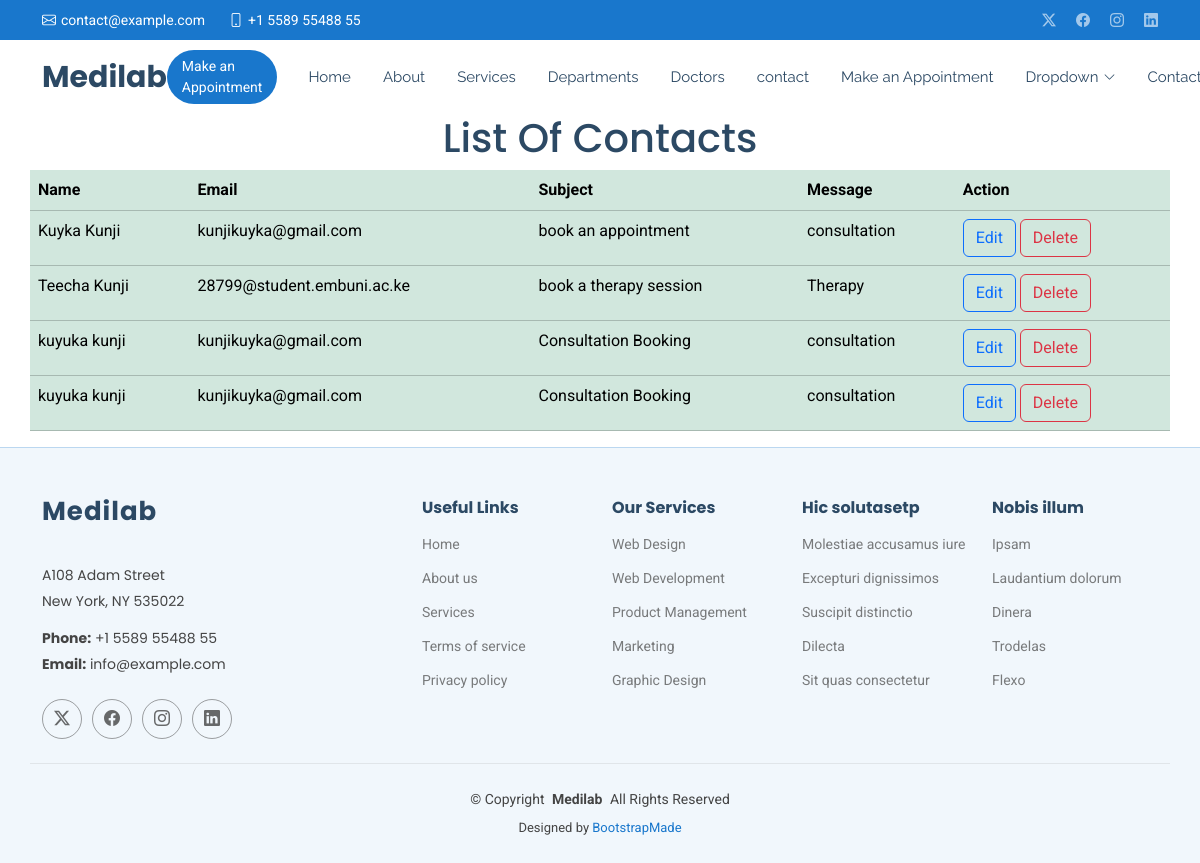
The app's page /display/ with its own data.
### myapp/models.py (models this page shows, shortened)
class Contact(models.Model):
    name = models.CharField(max_length=80)
    email = models.EmailField()
    subject = models.CharField(max_length=80)
    message = models.TextField()

### myapp/views.py (the view)
# urls.py: path('display/', views.display, name='display'),
def display(request):
    all = Contact.objects.all()
    return render(request, 'display.html', {'all': all})

### templates/display.html
{% extends 'starter-page.html' %}
{% load static %}
{% block content %}
    <h1 class="text-center">List Of Contacts</h1>
    <table class="table table-success container">
    <tr>
        <th>Name</th>
        <th>Email</th>
        <th>Subject</th>
        <th>Message</th>
        <th>Action</th>
    </tr>
    {% for contact in all %}
    	<tr>
        <td>{{ contact.name }}</td>
        <td>{{ contact.email }}</td>
        <td>{{ contact.subject }}</td>
        <td>{{ contact.message }}</td>
        <td>
            <a href="" class="btn btn-outline-primary">Edit</a>
            <a href="/deletecontact/{{ contact.id }}" class="btn btn-outline-danger">Delete</a>
        </td>
        </tr>
    {% endfor %}
    </table>
{% endblock %}

### static/assets/css/main.css (style rules this page uses)
:root { --default-font: "Roboto", system-ui, -apple-system, "Segoe UI", Roboto, "Helvetica Neue", Arial, "Noto Sans", "Liberation Sans", sans-serif, "Apple Color Emoji", "Segoe UI Emoji", "Segoe UI Symbol", "Noto Color Emoji"; --heading-font: "Poppins", sans-serif; --nav-font: "Raleway", sans-serif; }
:root { --background-color: #ffffff; --default-color: #444444; --heading-color: #2c4964; --accent-color: #1977cc; --surface-color: #ffffff; --contrast-color: #ffffff; }
:root { --nav-color: #2c4964; --nav-hover-color: #1977cc; --nav-mobile-background-color: #ffffff; --nav-dropdown-background-color: #ffffff; --nav-dropdown-color: #2c4964; --nav-dropdown-hover-color: #1977cc; }
:root { scroll-behavior: smooth; }
body { color: var(--default-color); background-color: var(--background-color); font-family: var(--default-font); }
a { color: var(--accent-color); text-decoration: none; transition: 0.3s; }
h1, h2, h3, h4, h5, h6 { color: var(--heading-color); font-family: var(--heading-font); }

### records on screen
Contact: name "Kuyka Kunji", email "kunjikuyka@gmail.com", subject "book an appointment", message "consultation"
Contact: name "Teecha Kunji", email "28799@student.embuni.ac.ke", subject "book a therapy session", message "Therapy"
Contact: name "kuyuka kunji", email "kunjikuyka@gmail.com", subject "Consultation Booking", message "consultation"
Contact: name "kuyuka kunji", email "kunjikuyka@gmail.com", subject "Consultation Booking", message "consultation"
